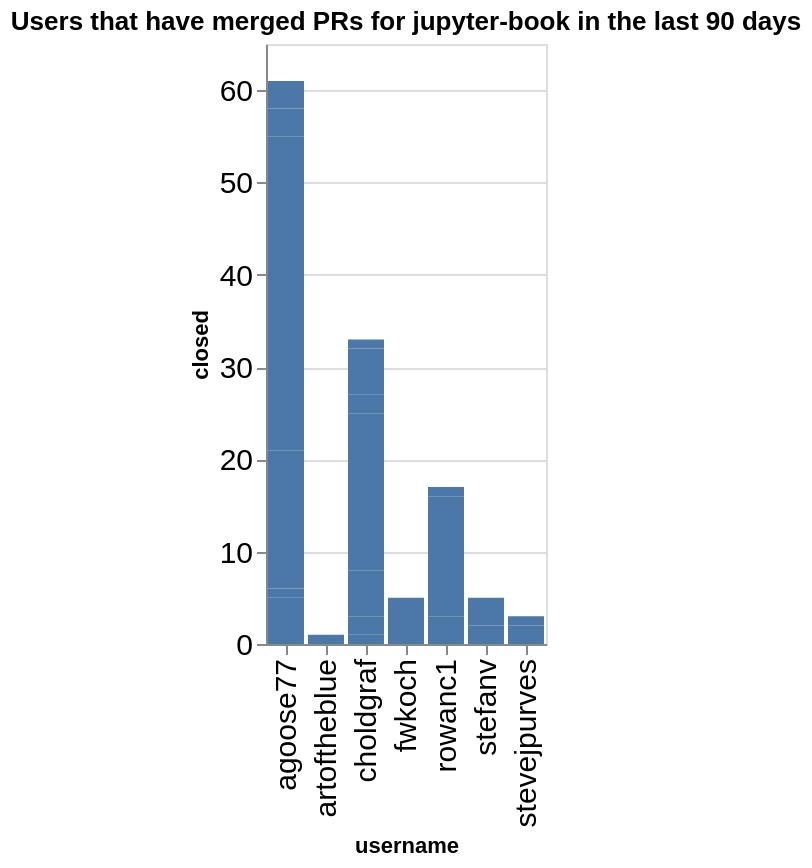

Notebook code cell kept with this figure:
### Code cell
charts = []
title = f"Users that have merged PRs for {github_org} in the last {n_days} days"
ch = alt.Chart(data=closed_by_repo.replace(np.nan, 0), title=title).mark_bar().encode(
    x='username',
    y='closed',
)
ch

### Figure 1 — Vega-Lite specification as saved in the notebook (floating-point values rounded to 4 significant figures)
{"config": {"axisLeft": {"labelFontSize": 15}, "axisBottom": {"labelFontSize": 15}}, "data": {"name": "data-390f02f377e3d185e13ecdd4947c9f01"}, "mark": {"type": "bar"}, "encoding": {"x": {"field": "username", "type": "nominal"}, "y": {"field": "closed", "type": "quantitative"}}, "title": "Users that have merged PRs for jupyter-book in the last 90 days", "$schema": "https://vega.github.io/schema/vega-lite/v5.20.1.json", "datasets": {"data-390f02f377e3d185e13ecdd4947c9f01": [{"name": "blog", "username": "agoose77", "closed": 4}, {"name": "example-landing-pages", "username": "agoose77", "closed": 1}, {"name": "example-landing-pages", "username": "choldgraf", "closed": 1}, {"name": "jupyter-book", "username": "agoose77", "closed": 1}, {"name": "jupyter-book", "username": "choldgraf", "closed": 2}, {"name": "myst-spec", "username": "choldgraf", "closed": 1}, {"name": "myst-theme", "username": "agoose77", "closed": 15}, {"name": "myst-theme", "username": "choldgraf", "closed": 4}, {"name": "myst-theme", "username": "rowanc1", "closed": 3}, {"name": "myst-theme", "username": "stefanv", "closed": 2}, {"name": "myst-theme", "username": "stevejpurves", "closed": 2}, {"name": "mystmd", "username": "agoose77", "closed": 34}, {"name": "mystmd", "username": "artoftheblue", "closed": 1}, {"name": "mystmd", "username": "choldgraf", "closed": 17}, {"name": "mystmd", "username": "fwkoch", "closed": 5}, {"name": "mystmd", "username": "rowanc1", "closed": 13}, {"name": "mystmd", "username": "stefanv", "closed": 3}, {"name": "mystmd", "username": "stevejpurves", "closed": 1}, {"name": "mystmd.org", "username": "agoose77", "closed": 3}, {"name": "mystmd.org", "username": "choldgraf", "closed": 2}, {"name": "mystmd.org", "username": "rowanc1", "closed": 1}, {"name": "team-compass", "username": "agoose77", "closed": 3}, {"name": "team-compass", "username": "choldgraf", "closed": 5}, {"name": "thebe", "username": "choldgraf", "closed": 1}]}}
